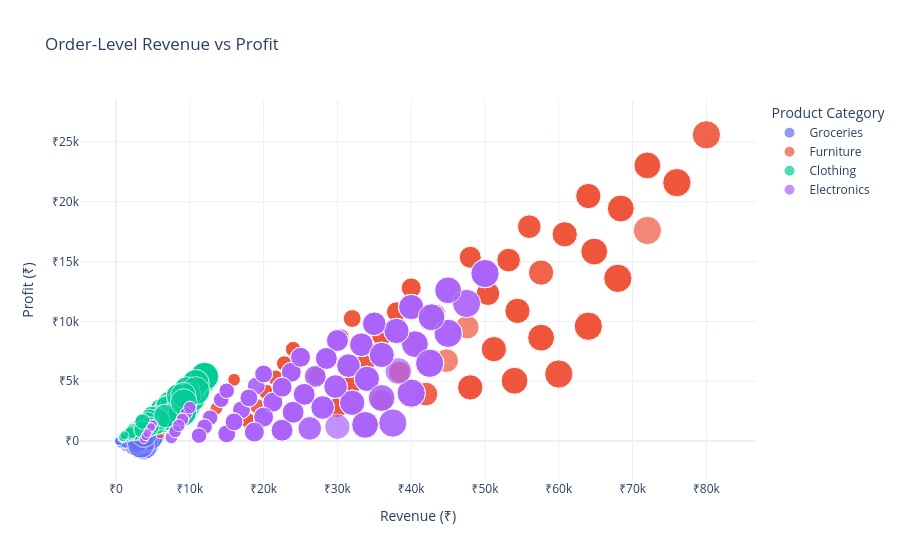

Notebook cell for this chart:
### Code cell
fig3 = px.scatter(
    df,
    x="Revenue",
    y="Profit",
    color="Category",
    size="Quantity",
    hover_name="OrderID",
    hover_data=[
        "City",
        "Product",
        "DiscountPct",
        "Cost",
        "Quantity"
    ],
    title="Order-Level Revenue vs Profit",
    labels={
        "Revenue": "Revenue (₹)",
        "Profit": "Profit (₹)",
        "Category": "Product Category",
        "Quantity": "Quantity Sold"
    }
)

fig3.update_layout(
    template="plotly_white",
    xaxis_tickprefix="₹",
    yaxis_tickprefix="₹"
)

fig3.show()

### Figure 1 — Plotly figure (JSON) as saved in the notebook; plotly's stock layout.template omitted (floating-point values rounded to 4 significant figures; data arrays with more than 128 entries replaced by an {"elided": "..."} marker saying what was removed)
{"data": [{"customdata": {"elided": "259x5 mixed values"}, "hovertemplate": "<b>%{hovertext}</b><br><br>Product Category=Groceries<br>Revenue (₹)=%{x}<br>Profit (₹)=%{y}<br>Quantity Sold=%{customdata[4]}<br>City=%{customdata[0]}<br>Product=%{customdata[1]}<br>DiscountPct=%{customdata[2]}<br>Cost=%{customdata[3]}<extra></extra>", "hovertext": {"elided": "259 str values"}, "legendgroup": "Groceries", "marker": {"color": "#636efa", "size": {"elided": "259 int values"}, "sizemode": "area", "sizeref": 0.025, "symbol": "circle"}, "mode": "markers", "name": "Groceries", "orientation": "v", "showlegend": true, "type": "scatter", "x": {"elided": "259 float values"}, "xaxis": "x", "y": {"elided": "259 float values"}, "yaxis": "y"}, {"customdata": {"elided": "262x5 mixed values"}, "hovertemplate": "<b>%{hovertext}</b><br><br>Product Category=Furniture<br>Revenue (₹)=%{x}<br>Profit (₹)=%{y}<br>Quantity Sold=%{customdata[4]}<br>City=%{customdata[0]}<br>Product=%{customdata[1]}<br>DiscountPct=%{customdata[2]}<br>Cost=%{customdata[3]}<extra></extra>", "hovertext": {"elided": "262 str values"}, "legendgroup": "Furniture", "marker": {"color": "#EF553B", "size": {"elided": "262 int values"}, "sizemode": "area", "sizeref": 0.025, "symbol": "circle"}, "mode": "markers", "name": "Furniture", "orientation": "v", "showlegend": true, "type": "scatter", "x": {"elided": "262 float values"}, "xaxis": "x", "y": {"elided": "262 float values"}, "yaxis": "y"}, {"customdata": {"elided": "224x5 mixed values"}, "hovertemplate": "<b>%{hovertext}</b><br><br>Product Category=Clothing<br>Revenue (₹)=%{x}<br>Profit (₹)=%{y}<br>Quantity Sold=%{customdata[4]}<br>City=%{customdata[0]}<br>Product=%{customdata[1]}<br>DiscountPct=%{customdata[2]}<br>Cost=%{customdata[3]}<extra></extra>", "hovertext": {"elided": "224 str values"}, "legendgroup": "Clothing", "marker": {"color": "#00cc96", "size": {"elided": "224 int values"}, "sizemode": "area", "sizeref": 0.025, "symbol": "circle"}, "mode": "markers", "name": "Clothing", "orientation": "v", "showlegend": true, "type": "scatter", "x": {"elided": "224 float values"}, "xaxis": "x", "y": {"elided": "224 float values"}, "yaxis": "y"}, {"customdata": {"elided": "255x5 mixed values"}, "hovertemplate": "<b>%{hovertext}</b><br><br>Product Category=Electronics<br>Revenue (₹)=%{x}<br>Profit (₹)=%{y}<br>Quantity Sold=%{customdata[4]}<br>City=%{customdata[0]}<br>Product=%{customdata[1]}<br>DiscountPct=%{customdata[2]}<br>Cost=%{customdata[3]}<extra></extra>", "hovertext": {"elided": "255 str values"}, "legendgroup": "Electronics", "marker": {"color": "#ab63fa", "size": {"elided": "255 int values"}, "sizemode": "area", "sizeref": 0.025, "symbol": "circle"}, "mode": "markers", "name": "Electronics", "orientation": "v", "showlegend": true, "type": "scatter", "x": {"elided": "255 float values"}, "xaxis": "x", "y": {"elided": "255 float values"}, "yaxis": "y"}], "layout": {"legend": {"itemsizing": "constant", "title": {"text": "Product Category"}, "tracegroupgap": 0}, "title": {"text": "Order-Level Revenue vs Profit"}, "xaxis": {"anchor": "y", "domain": [0, 1], "tickprefix": "₹", "title": {"text": "Revenue (₹)"}}, "yaxis": {"anchor": "x", "domain": [0, 1], "tickprefix": "₹", "title": {"text": "Profit (₹)"}}}}
